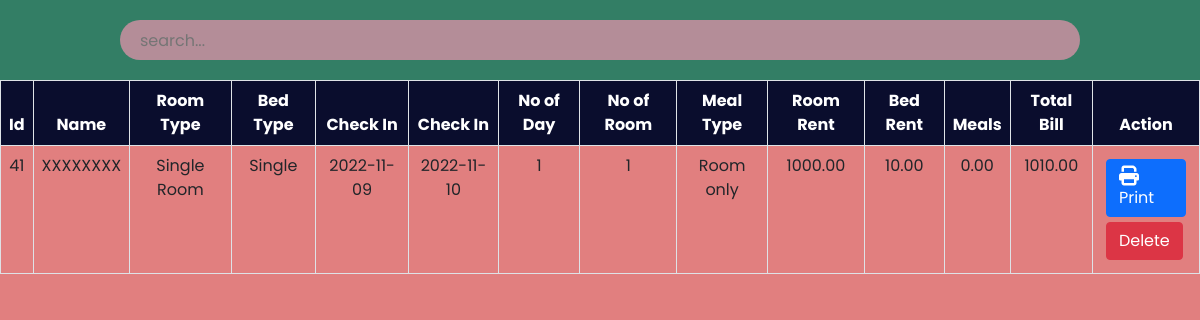
Screenshot of /admin/payment.php with the database file from the repository.
### tables this page shows
CREATE TABLE `payment` (
  `id` int(30) NOT NULL,
  `Name` varchar(30) NOT NULL,
  `Email` varchar(30) NOT NULL,
  `RoomType` varchar(30) NOT NULL,
  `Bed` varchar(30) NOT NULL,
  `NoofRoom` int(30) NOT NULL,
  `cin` date NOT NULL,
  `cout` date NOT NULL,
  `noofdays` int(30) NOT NULL,
  `roomtotal` double(8,2) NOT NULL,
  `bedtotal` double(8,2) NOT NULL,
  `meal` varchar(30) NOT NULL,
  `mealtotal` double(8,2) NOT NULL,
  `finaltotal` double(8,2) NOT NULL
);

### admin/payment.php (the view, shortened to what this page needs)
<?php
    include '../config.php';
?>
<!DOCTYPE html>
<html lang="en">
<head>
    <link href="https://cdn.jsdelivr.net/npm/bootstrap@5.0.2/dist/css/bootstrap.min.css" rel="stylesheet">
    <link rel="stylesheet" href="https://cdnjs.cloudflare.com/ajax/libs/font-awesome/6.2.0/css/all.min.css"/>
	<link rel="stylesheet" href="css/roombook.css">
</head>
<body>
	<div class="searchsection">
        <input type="text" name="search_bar" id="search_bar" placeholder="search..." onkeyup="searchFun()">
    </div>
    <div class="roombooktable" class="table-responsive-xl">
        <?php
            $paymanttablesql = "SELECT * FROM payment";
            $paymantresult = mysqli_query($conn, $paymanttablesql);
        ?>
        <table class="table table-bordered" id="table-data">
            <thead>
                <tr>
                    <th scope="col">Id</th>
                    <th scope="col">Name</th>
                    <th scope="col">Room Type</th>
                    <th scope="col">Bed Type</th>
                    <th scope="col">Check In</th>
                    <th scope="col">Check In</th>
					<th scope="col">No of Day</th>
                    <th scope="col">No of Room</th>
					<th scope="col">Meal Type</th>
                    <th scope="col">Room Rent</th>
                    <th scope="col">Bed Rent</th>
                    <th scope="col">Meals</th>
					<th scope="col">Total Bill</th>
                    <th scope="col">Action</th>
                </tr>
            </thead>
            <tbody>
            <?php
            while ($res = mysqli_fetch_array($paymantresult)) {
            ?>
                <tr>
                    <td><?php echo $res['id'] ?></td>
                    <td><?php echo $res['Name'] ?></td>
                    <td><?php echo $res['RoomType'] ?></td>
                    <td><?php echo $res['Bed'] ?></td>
					<td><?php echo $res['cin'] ?></td>
                    <td><?php echo $res['cout'] ?></td>
					<td><?php echo $res['noofdays'] ?></td>
                    <td><?php echo $res['NoofRoom'] ?></td>
                    <td><?php echo $res['meal'] ?></td>
                    <td><?php echo $res['roomtotal'] ?></td>
					<td><?php echo $res['bedtotal'] ?></td>
					<td><?php echo $res['mealtotal'] ?></td>
					<td><?php echo $res['finaltotal'] ?></td>
                    <td class="action">
                        <a href="invoiceprint.php?id= <?php echo $res['id']?>"><button class="btn btn-primary"><i class="fa-solid fa-print"></i>Print</button></a>
						<a href="paymantdelete.php?id=<?php echo $res['id']?>"><button class="btn btn-danger">Delete</button></a>
                    </td>
                </tr>
            <?php
            }
            ?>
            </tbody>
        </table>
    </div>
</body>
</html>

### admin/css/roombook.css (style rules this page uses)
:root { --bg-text-shadow: 0 2px 4px rgb(13 0 77 / 8%), 0 3px 6px rgb(13 0 77 / 8%), 0 8px 16px rgb(13 0 77 / 8%); --bg-box-shadow: 0px 0px 20px 6px rgba(26, 30, 164, 0.31); }
body { background-color: #d85555c0; }
* { margin: 0; padding: 0; font-family: 'Poppins', sans-serif; }
i { font-size: 20px; }
.searchsection { height: 80px; width: 100%; display: flex; justify-content: space-evenly; align-items: center; background-color: #337e65; position: fixed; z-index: 500; }
#search_bar { height: 40px; width: 80%; border: none; background-color: rgba(231, 148, 173, 0.714); padding-left: 20px; border-radius: 30px; }
a { color: black; }
.roombooktable { position: absolute; color: #0a0d2d; margin-top: 80px; width: 100%; height: 100vh; padding-bottom: 900px; }
.roombooktable thead { background-color: #0a0d2d; color: white; text-align: center; }
.roombooktable tbody { text-align: center; }
.action a { text-decoration: none; }
.action button { display: flex; flex-wrap: wrap; margin: 5px; }

### rows the page displays
payment: id "41", Name "XXXXXXXX", RoomType "Single Room", Bed "Single", cin "2022-11-09", cout "2022-11-10", noofdays "1", NoofRoom "1", meal "Room only", roomtotal "1000.00", bedtotal "10.00", mealtotal "0.00", finaltotal "1010.00"
